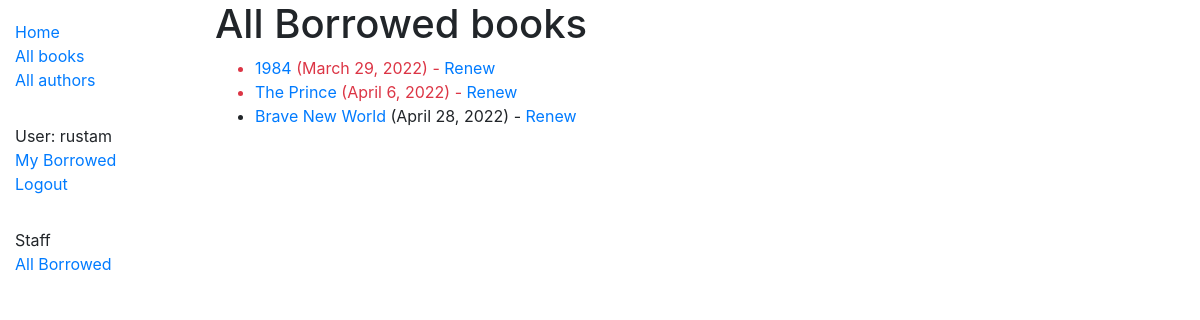
The page /catalog/allbooks/ (signed in) on the database as committed earlier.
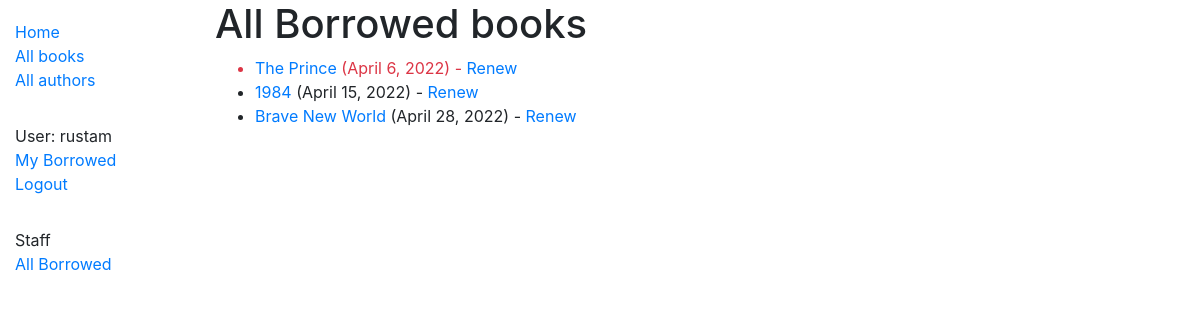
The same page on the database as committed later.
### catalog/models.py (models this page shows, shortened)
class BookInstance(models.Model):
    id = models.UUIDField(primary_key=True, default=uuid.uuid4, help_text='Unique ID for this particular book across '
                                                                          'whole library')
    book = models.ForeignKey('Book', on_delete=models.RESTRICT, null=True)
    imprint = models.CharField(max_length=200)
    due_back = models.DateField(null=True, blank=True)
    LOAN_STATUS = (
        ('m', 'Maintenace'),
        ('o', 'On Loan'),
        ('a', 'Available'),
        ('r', 'Reserved')
    )
    status = models.CharField(
        max_length=1,
        choices=LOAN_STATUS,
        blank=True,
        default='m',
        help_text='Book availability'
    )
    borrower = models.ForeignKey(User, on_delete=models.SET_NULL, null=True, blank=True)
    @property
    def is_overdue(self):
        if self.due_back and date.today() > self.due_back:
            return True
        return False
    class Meta:
        ordering = ['due_back']
        permissions = (("can_mark_returned", "Set book as returned"),)

class Book(models.Model):
    title = models.CharField(max_length=200)
    author = models.ForeignKey('Author', on_delete=models.SET_NULL, null=True)
    summary = models.TextField(max_length=1000, help_text='Enter a brief description of the book')
    isbn = models.CharField('ISBN', max_length=13, unique=True, help_text='13 character <a '
                                                                          'href="https://www.isbn-international.org'
                                                                          '/content/what-isbn">ISBN number</a>')
    genre = models.ManyToManyField(Genre, help_text='Select genre of the book')
    def display_genre(self):
        """Create a string for the Genre. This is required to display genre in Admin."""
        return ', '.join(genre.name for genre in self.genre.all()[:3])
    display_genre.short_description = 'Genre'
    language = models.ManyToManyField(Language, help_text='Select language of the book')
    def display_language(self):
        """Create a string for the Genre. This is required to display genre in Admin."""
        return ', '.join(language.name for language in self.language.all()[:3])
    display_language.short_description = 'Language'

### catalog/views.py (the view)
# urls.py: path('allbooks/', views.AllLoanedBooksListView.as_view(), name='all-borrowed'),
class AllLoanedBooksListView(LoginRequiredMixin, PermissionRequiredMixin, generic.ListView):
    model = BookInstance
    template_name = "catalog/bookinstance_list_borrowed_all.html"
    permission_required = "catalog.can_mark_returned"
    def get_queryset(self):
        return BookInstance.objects.filter(status__exact='o').order_by('due_back')

### catalog/templates/catalog/bookinstance_list_borrowed_all.html
{% extends "base.html" %}
{% block content %}
    <h1>All Borrowed books</h1>
    {% if bookinstance_list %}
      <ul>
        {% for bookinst in bookinstance_list %}
          <li class="{% if bookinst.is_overdue %} text-danger {% endif %}">
              <a href="{% url 'book-detail' bookinst.book.pk %}">{{ bookinst.book.title }}</a>
              ({{ bookinst.due_back }})
              {% if perms.catalog.can_mark_returned %}- <a href="{% url 'renew-book-librarian' bookinst.id %}">Renew</a>  {% endif %}
          </li>
        {% endfor %}
      </ul>
    {% else %}
      <p>There are no books borrowed.</p>
    {% endif %}
{% endblock %}

Rows that differ between the two databases and show on the page:
shown differently, row unchanged: BookInstance "April 6, 2022": moves up the list
changed BookInstance: due_back "March 29, 2022" → "April 15, 2022"
